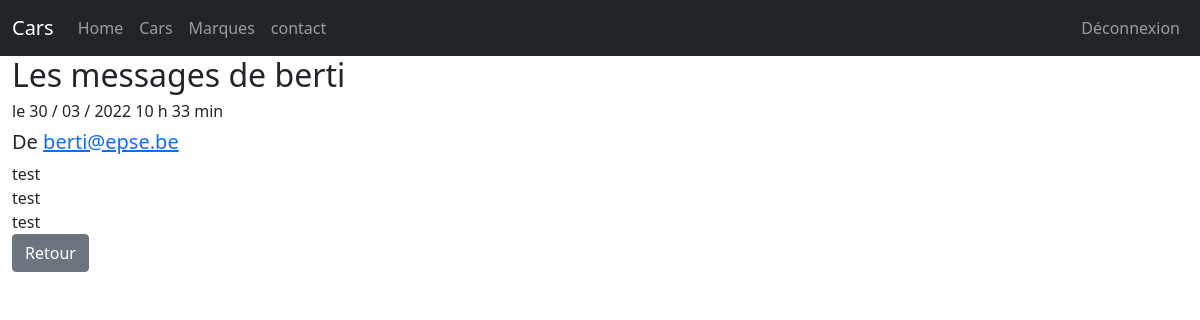
/admin/contactShow.php?id=3 (signed in), run on the app's committed database.
### tables this page shows
CREATE TABLE IF NOT EXISTS `contact` (
  `id` int(11) NOT NULL AUTO_INCREMENT,
  `nom` varchar(255) NOT NULL,
  `email` varchar(255) NOT NULL,
  `message` text NOT NULL,
  `date` datetime NOT NULL,
  PRIMARY KEY (`id`)
);

### admin/contactShow.php (the view, shortened to what this page needs)
<?php
    if(isset($_GET['id']))
    {
        $id=htmlspecialchars($_GET['id']);
    }else{
        header("LOCATION:contact.php");
    }
    require "../connexion.php";
    $req = $bdd->prepare("SELECT id,nom,email,message,DATE_FORMAT(date,'%d / %m / %Y %H h %i min') AS myDate FROM contact WHERE id=?");
    $req->execute([$id]);
    if(!$don = $req->fetch())
    {
        $req->closeCursor();
        header("LOCATION:contact.php");
    }
?>
<!DOCTYPE html>
<html lang="en">
<head>
    <link href="https://cdn.jsdelivr.net/npm/bootstrap@5.1.3/dist/css/bootstrap.min.css" rel="stylesheet">
    <link rel="stylesheet" href="style.css">
</head>
<body>
    <?php
        include("partials/header.php");
    ?>
    <div class="container-fluid">
        <h2>Les messages de <?= $don['nom'] ?></h2>
        <h6>le <?= $don['myDate'] ?></h6>
        <h5>De <a href="mailto:<?= $don['email'] ?>"><?= $don['email'] ?></a></h5>
        <div class="row">
            <div class="col-12">
                <?= nl2br($don['message']) ?>
            </div>
        </div>
       <a href="contact.php" class="btn btn-secondary">Retour</a>
    </div>
</body>
</html>

### data on the page
contact: nom "berti", email "berti@epse.be", message "test test test"

### other printed values
$don['myDate'] "30 / 03 / 2022 10 h 33 min"
